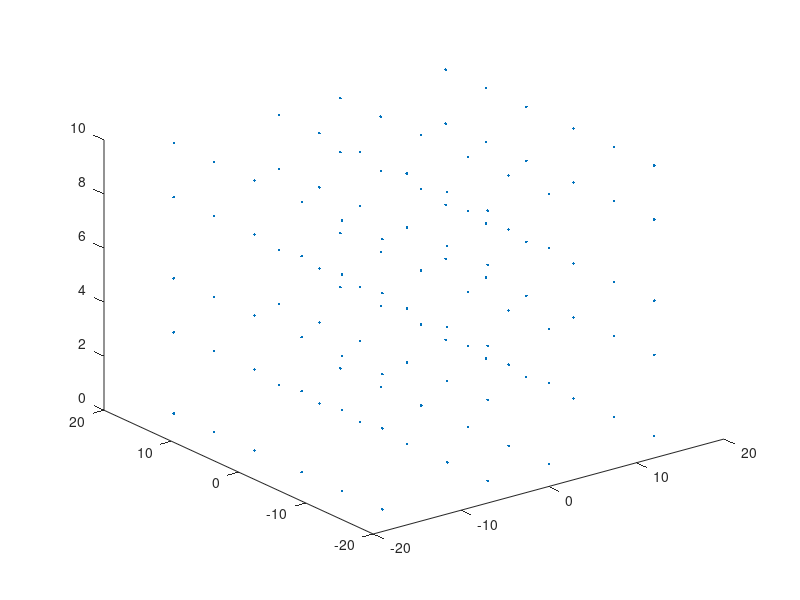

Here is the MATLAB script that generated this plot:
function[] = generate_world_coordinates()
%generate real world coordinates for Lego(R) objects
h0 = [0 3 5 8 10]; 
Nh = length(h0);
%%%%%%%%%%%%%%%%%%%%%%%%%%%%
%x,y coordinates camera 1&2
%%%%%%%%%%%%%%%%%%%%%%%%%%
y0 = [1 7 13 20 26 32]; y0 = y0-mean(y0); y0 = y0; Ny0 = length(y0); 
x0 = [1 13 20 32]; x0 = x0-mean(x0); x0 = x0; Nx0 = length(x0);
Np = Nx0*Ny0*Nh;
%load all points
X = [];
for h = 1:Nh
    for n = 1:Nx0
        for m = 1:Ny0
            X = [X [x0(n); y0(m); h0(h); 1]];
        end
    end
end
%%%%%%%%%%%%%%%%%%%%%%%%%%%%
%x,y coordinates camera 3&4
%%%%%%%%%%%%%%%%%%%%%%%%%%
y0 = [1 7 13 20 26 32]; y0 = y0-mean(y0); y0 = y0; Ny0 = length(y0); 
x0 = [1 13 20 32]; x0 = x0-mean(x0); x0 = x0; Nx0 = length(x0);
Np = Nx0*Ny0*Nh;
%load all points
X1 = [];
for h = 1:Nh
    for n = 1:Nx0
        for m = 1:Ny0
            X1 = [X1 [x0(n); y0(m); h0(h); 1]];
        end
    end
end

%fig
figure; plot3(X(1,:),X(2,:),X(3,:),'.')
%save
%save('world_coordinates','X','X1');